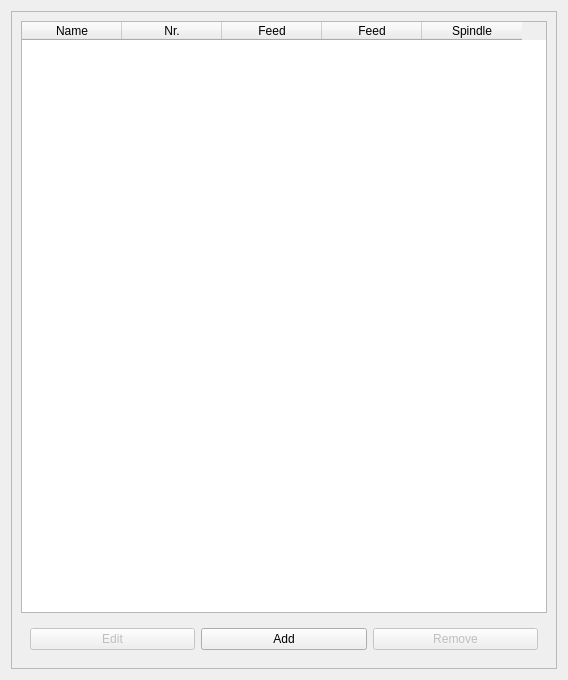
      <widget class="QWidget" name="page">
       <property name="geometry">
        <rect>
         <x>0</x>
         <y>0</y>
         <width>568</width>
         <height>680</height>
        </rect>
       </property>
       <attribute name="label">
        <string>Tools</string>
       </attribute>
       <layout class="QVBoxLayout" name="verticalLayout_7">
        <item>
         <widget class="QFrame" name="frame_2">
          <property name="frameShape">
           <enum>QFrame::StyledPanel</enum>
          </property>
          <property name="frameShadow">
           <enum>QFrame::Raised</enum>
          </property>
          <layout class="QVBoxLayout" name="verticalLayout_6">
           <item>
            <widget class="QTableWidget" name="toolControllerList">
             <attribute name="verticalHeaderVisible">
              <bool>false</bool>
             </attribute>
             <column>
              <property name="text">
               <string>Name</string>
              </property>
             </column>
             <column>
              <property name="text">
               <string>Nr.</string>
              </property>
             </column>
             <column>
              <property name="text">
               <string>Feed</string>
              </property>
              <property name="icon">
               <iconset theme="object-flip-horizontal">
                <normaloff>../../../../../../../../.designer/backup</normaloff>../../../../../../../../.designer/backup</iconset>
              </property>
             </column>
             <column>
              <property name="text">
               <string>Feed</string>
              </property>
              <property name="icon">
               <iconset theme="object-flip-vertical">
                <normaloff>../../../../../../../../.designer/backup</normaloff>../../../../../../../../.designer/backup</iconset>
              </property>
             </column>
             <column>
              <property name="text">
               <string>Spindle</string>
              </property>
             </column>
            </widget>
           </item>
           <item>
            <widget class="QWidget" name="widget_4" native="true">
             <layout class="QHBoxLayout" name="horizontalLayout_2">
              <item>
               <widget class="QPushButton" name="toolControllerEdit">
                <property name="enabled">
                 <bool>false</bool>
                </property>
                <property name="text">
                 <string>Edit</string>
                </property>
               </widget>
              </item>
              <item>
               <widget class="QPushButton" name="toolControllerAdd">
                <property name="text">
                 <string>Add</string>
                </property>
               </widget>
              </item>
              <item>
               <widget class="QPushButton" name="toolControllerDelete">
                <property name="enabled">
                 <bool>false</bool>
                </property>
                <property name="text">
                 <string>Remove</string>
                </property>
               </widget>
              </item>
             </layout>
            </widget>
           </item>
          </layout>
         </widget>
        </item>
       </layout>
      </widget>
